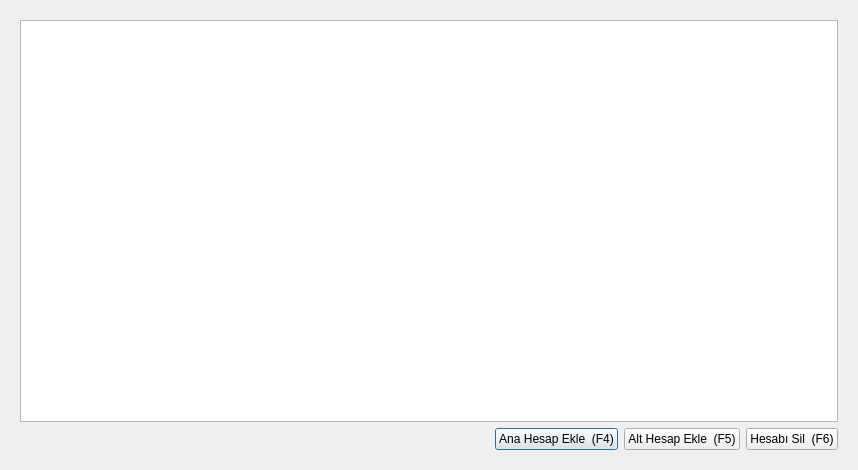
<?xml version="1.0" encoding="UTF-8"?>
<ui version="4.0">
 <class>MUH_MUHASEBE_HESAPLARI</class>
 <widget class="QDialog" name="MUH_MUHASEBE_HESAPLARI">
  <property name="geometry">
   <rect>
    <x>0</x>
    <y>0</y>
    <width>858</width>
    <height>470</height>
   </rect>
  </property>
  <property name="sizePolicy">
   <sizepolicy hsizetype="Expanding" vsizetype="Expanding">
    <horstretch>0</horstretch>
    <verstretch>0</verstretch>
   </sizepolicy>
  </property>
  <property name="minimumSize">
   <size>
    <width>858</width>
    <height>470</height>
   </size>
  </property>
  <property name="maximumSize">
   <size>
    <width>858</width>
    <height>470</height>
   </size>
  </property>
  <property name="windowTitle">
   <string>Hesap Planı</string>
  </property>
  <layout class="QGridLayout" name="gridLayout">
   <property name="sizeConstraint">
    <enum>QLayout::SetNoConstraint</enum>
   </property>
   <item row="0" column="0">
    <widget class="QWidget" name="widget" native="true">
     <layout class="QGridLayout" name="gridLayout_2">
      <item row="0" column="0">
       <widget class="QTreeView" name="c_hesaplar_tree_view"/>
      </item>
      <item row="1" column="0">
       <layout class="QHBoxLayout" name="horizontalLayout" stretch="10,1,1,1">
        <item>
         <spacer name="horizontalSpacer">
          <property name="orientation">
           <enum>Qt::Horizontal</enum>
          </property>
          <property name="sizeHint" stdset="0">
           <size>
            <width>40</width>
            <height>20</height>
           </size>
          </property>
         </spacer>
        </item>
        <item>
         <widget class="QPushButton" name="btn_ana_hesap_ekle">
          <property name="sizePolicy">
           <sizepolicy hsizetype="Expanding" vsizetype="Fixed">
            <horstretch>0</horstretch>
            <verstretch>0</verstretch>
           </sizepolicy>
          </property>
          <property name="toolTip">
           <string>Hesap Planına ana hesap ekleme ekranını açar.</string>
          </property>
          <property name="text">
           <string>Ana Hesap Ekle  (F4)</string>
          </property>
          <property name="shortcut">
           <string>F4</string>
          </property>
         </widget>
        </item>
        <item>
         <widget class="QPushButton" name="btn_alt_hesap_ekle">
          <property name="sizePolicy">
           <sizepolicy hsizetype="Expanding" vsizetype="Fixed">
            <horstretch>0</horstretch>
            <verstretch>0</verstretch>
           </sizepolicy>
          </property>
          <property name="toolTip">
           <string>Seçili olan hesaba alt hesap ekleme ekranını açar.</string>
          </property>
          <property name="text">
           <string>Alt Hesap Ekle  (F5)</string>
          </property>
         </widget>
        </item>
        <item>
         <widget class="QPushButton" name="btn_hesabi_sil">
          <property name="sizePolicy">
           <sizepolicy hsizetype="Expanding" vsizetype="Fixed">
            <horstretch>0</horstretch>
            <verstretch>0</verstretch>
           </sizepolicy>
          </property>
          <property name="toolTip">
           <string>Seçili olan hesabı siler.</string>
          </property>
          <property name="text">
           <string>Hesabı Sil  (F6)</string>
          </property>
          <property name="shortcut">
           <string>F6</string>
          </property>
         </widget>
        </item>
       </layout>
      </item>
     </layout>
    </widget>
   </item>
  </layout>
  <action name="actn_alt_hesap_ekle">
   <property name="text">
    <string>Alt Hesap Ekle</string>
   </property>
   <property name="shortcut">
    <string>F5</string>
   </property>
  </action>
  <action name="actn_hesabi_sil">
   <property name="text">
    <string>Hesabi Sil</string>
   </property>
  </action>
 </widget>
 <resources/>
 <connections/>
</ui>
